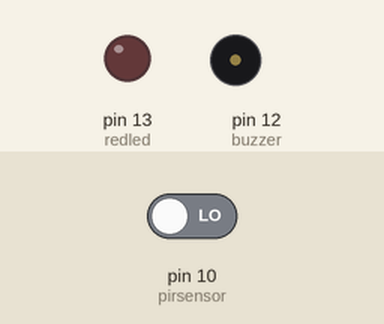
This sketch was run on a simulated Arduino Uno, built with avr-gcc and run on an emulated ATmega328P. On the bench: output pins drawn as LEDs (lit = HIGH), buzzer (waves = sounding, pin HIGH). The inputs (shaded band) are chosen by the test bench; at power-on: pin 10 (pirsensor) LOW. The modem accepts every AT command (registered, SIM ready, sends succeed) and sends nothing else.

Above: at 1.3 s.
1.4 s: pin 10 (pirsensor) driven HIGH
At 3.1 s:
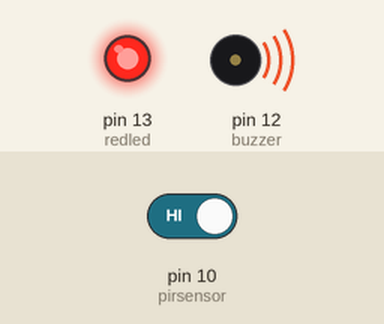
Timing chart, 0 to 4.6 s (numbered marks = the images above; inputs shaded):
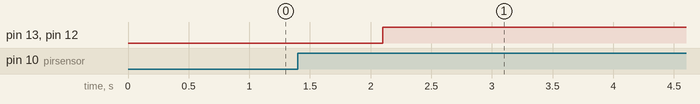

The sketch:

Project.ino
```cpp
#include <SoftwareSerial.h>
#define rxPIN 4
#define txPIN 5
SoftwareSerial mySerial = SoftwareSerial(rxPIN, txPIN);

int pirsensor = 10;
int buzzer = 12;
int redled = 13;

void setup() {
  randomSeed(analogRead(0));
  pinMode(rxPIN,INPUT);
  pinMode(txPIN,OUTPUT);
  //Serial.begin(9600);
  mySerial.begin(9600); // original 19200. while enter 9600 for sim900A
  Serial.println(" logging time completed!");
  pinMode(pirsensor, INPUT);
  pinMode(buzzer, OUTPUT);
  pinMode(redled, OUTPUT);
digitalWrite(buzzer, LOW);
digitalWrite(redled, LOW);


  delay(100);

}

void loop() {


  if ( digitalRead(pirsensor) == HIGH)
  { digitalWrite(buzzer, HIGH);
    digitalWrite(redled, HIGH);
   Serial.println("making call");

    mySerial.println("AT"); //Once the handshake test is successful, i t will back to OK
  updateSerial();

  mySerial.println("ATD+919886012299;"); //  change ZZ with country code and xxxxxxxxxxx with phone number to dial
  updateSerial();
  delay(20000); // wait for 20 seconds...
  mySerial.println("ATH"); //hang up
  updateSerial();

   delay(2000);
  }
  if ( digitalRead(pirsensor) == LOW)
  {
    digitalWrite(buzzer, LOW);
    digitalWrite(redled, LOW);
   ;
    delay(1000);
  }

}


void updateSerial()
{
  delay(500);
  while (Serial.available())
  {
    mySerial.write(Serial.read());//Forward what Serial received to Software Serial Port
  }
  while(mySerial.available())
  {
    Serial.write(mySerial.read());//Forward what Software Serial received to Serial Port
  }
}
```

Measured:
- after the input at 1.4 s, pin 13 (redled), pin 12 (buzzer): LOW → HIGH after 0.70 s
